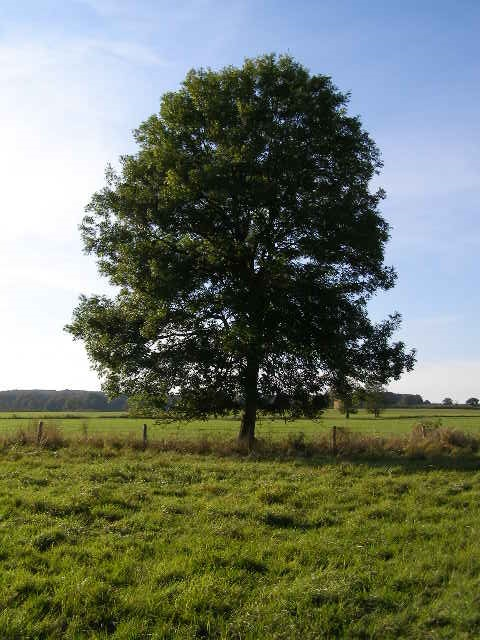
#> input picture tree_for_OpenCV.jpg, 480 x 640 px
$ python 'Image Transformations.py'
#> lines starting #> are read from the running program, lines starting #| are printed output that depends on the picture
import numpy as np
import cv2

img=cv2.imread("tree_for_OpenCV.jpg")
#> img is the input picture: shape (640, 480, 3); mean B, G, R 103.9, 120, 111.8
cv2.imshow("Tree", img)

# Translation
def translate(img,x,y):
    rows, cols = img.shape[:2]
    input_pts = np.float32([[0, 0], [cols - 1, 0], [0, rows - 1]])
    output_pts = np.float32([[x,y], [x+cols - 1, y], [x, y+rows - 1]])

    # Calculate the transformation matrix using cv2.getAffineTransform()
    M = cv2.getAffineTransform(input_pts, output_pts)
    return cv2.warpAffine(img,M,(cols,rows))

# Rotation
def rotate(img, angle, rotPoint=None):
    height,width=img.shape[0:2]
    if rotPoint is None:
        rotPoint=(width//2,height//2)
    rotMat=cv2.getRotationMatrix2D(rotPoint,angle,1.0)
    return cv2.warpAffine(img,rotMat,(height,width))


#Flipping
flippedImg=cv2.flip(img,-1)
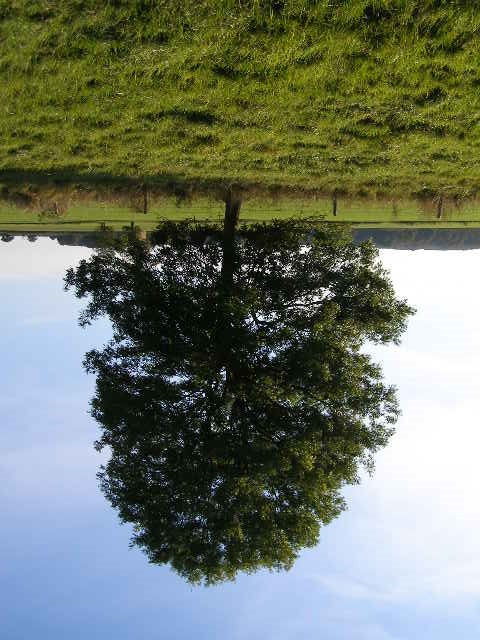
#> flippedImg: shape (640, 480, 3); mean B, G, R 103.9, 120, 111.8
cv2.imshow("Flipped Image", flippedImg)

# translated=translate(img,30,100)
# cv2.imshow("Translated",translated)

rotated=rotate(img,-90)
#> in rotate, `return cv2.warpAffine(img,rotMat,(height,width))`:
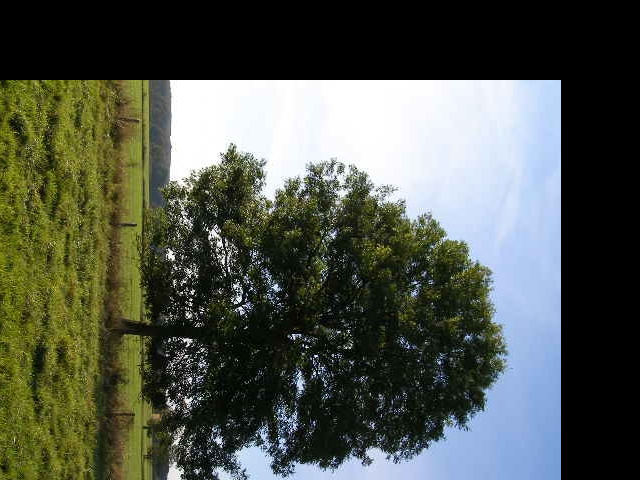
#> returned value: shape (480, 640, 3); mean of channels 0, 1, 2 75.9, 86.1, 80.8; drawn as B, G, R
cv2.imshow("Rotation", rotated )
rotated_rotated=rotate(rotated,-20)
#> call 2 of rotate, with angle = -20
#> in rotate (call 2), `return cv2.warpAffine(img,rotMat,(height,width))`:
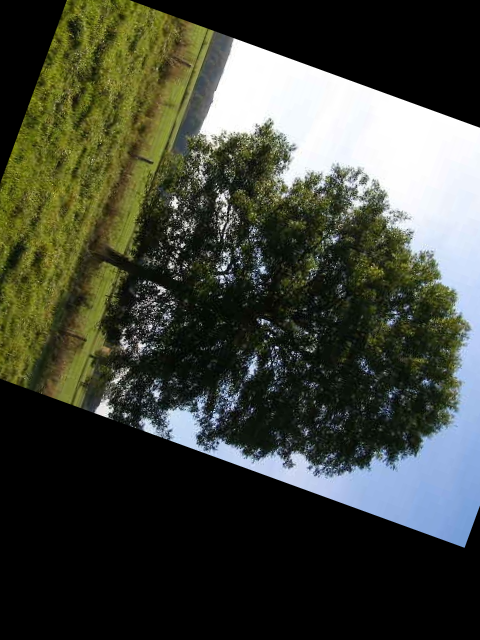
#> returned value: shape (640, 480, 3); mean of channels 0, 1, 2 57, 67.8, 64.1; drawn as B, G, R
cv2.imshow("Rotation2", rotated_rotated)
print(img.shape)
#| (640, 480, 3)
cv2.waitKey(0)
